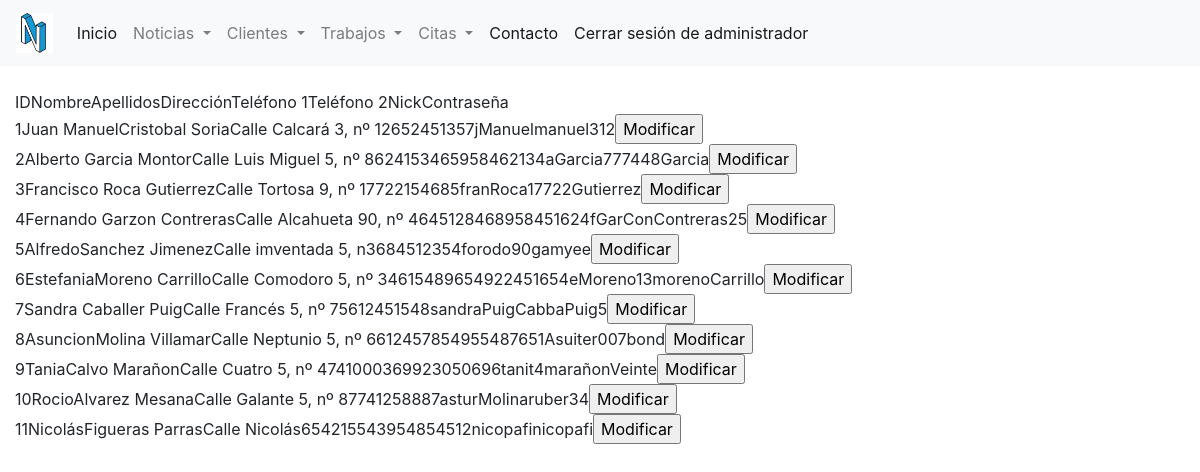
The page /Clientes/clientes.php (signed in) on the database its author committed.
### tables this page shows
CREATE TABLE `clientes` (
  `id` bigint(20) UNSIGNED NOT NULL,
  `nombre` varchar(15) NOT NULL,
  `apellidos` varchar(20) NOT NULL,
  `direccion` varchar(50) NOT NULL,
  `telefono1` varchar(9) NOT NULL,
  `telefono2` varchar(9) DEFAULT NULL,
  `nick` varchar(15) NOT NULL,
  `contraseña` varchar(20) NOT NULL
);

### Clientes/clientes.php (the view, shortened to what this page needs)
<!DOCTYPE html>
<html>
    <head>
    </head>
    <body>
        <?php
            if(isset($_SESSION['user'])){
                if($_SESSION['user']=='admin'){
                    include('../NavBar/navBarAdmin.php');
                }else{
                    header("location: ../Acceder/error.php");
                }
            }else{
                header("location: ../Acceder/error.php");
            }
        ?>
        <br>
        <?php
            $db = connectDb();
            function imprimirTabla($p_db){
                $consulta=mysqli_query($p_db,"SELECT * FROM clientes");
                if($row = mysqli_fetch_array($consulta)){
                    echo "<div class='col-10 offset-1>";
                        echo "<table class='table'>";
                            echo "<tr>";
                                echo "<td>ID</td>";
                                echo "<td>Nombre</td>";
                                echo "<td>Apellidos</td>";
                                echo "<td>Dirección</td>";
                                echo "<td>Teléfono 1</td>";
                                echo "<td>Teléfono 2</td>";
                                echo "<td>Nick</td>";
                                echo "<td>Contraseña</td>";
                            echo "</tr>";
                            do{
                                echo "<form method='post' action='clientes.php'>";
                                if($row['nombre']!="Disponible"){
                                    echo "<tr>";
                                        echo "<td>".$row['id']."</td>";
                                        echo "<td>".$row["nombre"]."</td>";
                                        echo "<td>".$row["apellidos"]."</td>";
                                        echo "<td>".$row["direccion"]."</td>";
                                        echo "<td>".$row["telefono1"]."</td>";
                                        echo "<td>".$row["telefono2"]."</td>";
                                        echo "<td>".$row["nick"]."</td>";
                                        echo "<td>".$row["contraseña"]."</td>";
                                        echo "<td><input type='submit' name='submit' value='Modificar'></td>";
                                        echo "</form>";
                                }
                            }while($row = mysqli_fetch_array($consulta));
                    echo "</div>";
                }else{
                    echo "¡No se ha encontrado ningún registro!";
                }
            }
            imprimirTabla($db);
        ?>
    </body>
</html>

### rows shown on the page
clientes: id "1", nombre "Juan Manuel", apellidos "Cristobal Soria", direccion "Calle Calcará 3, nº 12", telefono1 "652451357", nick "jManuel", contraseña "manuel312"
clientes: id "2", nombre "Alberto", apellidos "Garcia Montor", direccion "Calle Luis Miguel 5, nº 8", telefono1 "624153465", telefono2 "958462134", nick "aGarcia7", contraseña "77448Garcia"
clientes: id "3", nombre "Francisco", apellidos "Roca Gutierrez", direccion "Calle Tortosa 9, nº 17", telefono1 "722154685", nick "franRoca17", contraseña "722Gutierrez"
clientes: id "4", nombre "Fernando", apellidos "Garzon Contreras", direccion "Calle Alcahueta 90, nº 4", telefono1 "645128468", telefono2 "958451624", nick "fGarCon", contraseña "Contreras25"
clientes: id "5", nombre "Alfredo", apellidos "Sanchez Jimenez", direccion "Calle imventada 5, n3", telefono1 "684512354", nick "forodo90", contraseña "gamyee"
clientes: id "6", nombre "Estefania", apellidos "Moreno Carrillo", direccion "Calle Comodoro 5, nº 34", telefono1 "615489654", telefono2 "922451654", nick "eMoreno13", contraseña "morenoCarrillo"
clientes: id "7", nombre "Sandra", apellidos "Caballer Puig", direccion "Calle Francés 5, nº 75", telefono1 "612451548", nick "sandraPuig", contraseña "CabbaPuig5"
clientes: id "8", nombre "Asuncion", apellidos "Molina Villamar", direccion "Calle Neptunio 5, nº 6", telefono1 "612457854", telefono2 "955487651", nick "Asuiter007", contraseña "bond"
clientes: id "9", nombre "Tania", apellidos "Calvo Marañon", direccion "Calle Cuatro 5, nº 4", telefono1 "741000369", telefono2 "923050696", nick "tanit4", contraseña "marañonVeinte"
clientes: id "10", nombre "Rocio", apellidos "Alvarez Mesana", direccion "Calle Galante 5, nº 87", telefono1 "741258887", nick "asturMolina", contraseña "ruber34"
clientes: id "11", nombre "Nicolás", apellidos "Figueras Parras", direccion "Calle Nicolás", telefono1 "654215543", telefono2 "954854512", nick "nicopafi", contraseña "nicopafi"
